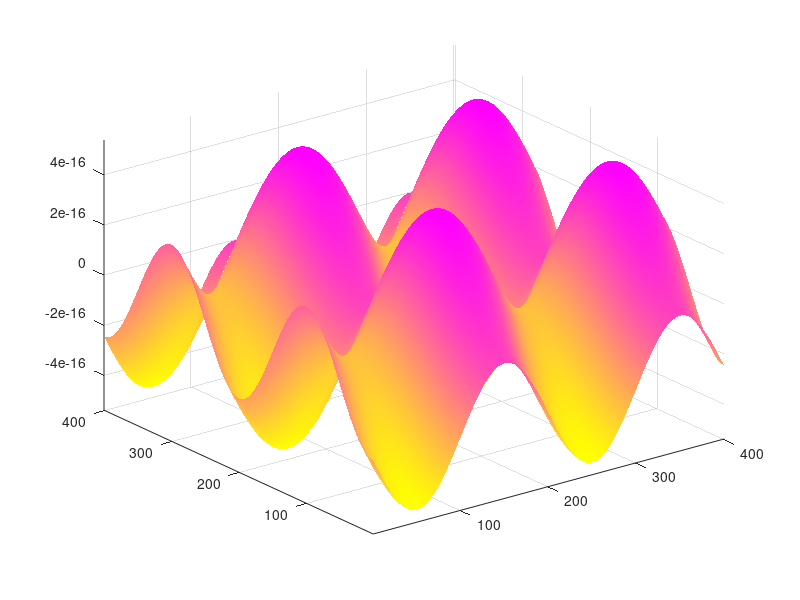

The MATLAB script that drew this image:
clear;
x_values = 0:pi/100:4*pi;
y_values = x_values;
[X_grid, Y_grid] = meshgrid(x_values, y_values);
z_values = 3*sin(X_grid) + cos(Y_grid);
surface_handle = surf(z_values);
axis tight;
shading interp;
colormap(spring);

for angle = 0:pi/100:2*pi
  z_values = (sin(X_grid) + cos(Y_grid)) .* sin(angle);
  set(surface_handle, 'Zdata', z_values);
  drawnow
endfor

